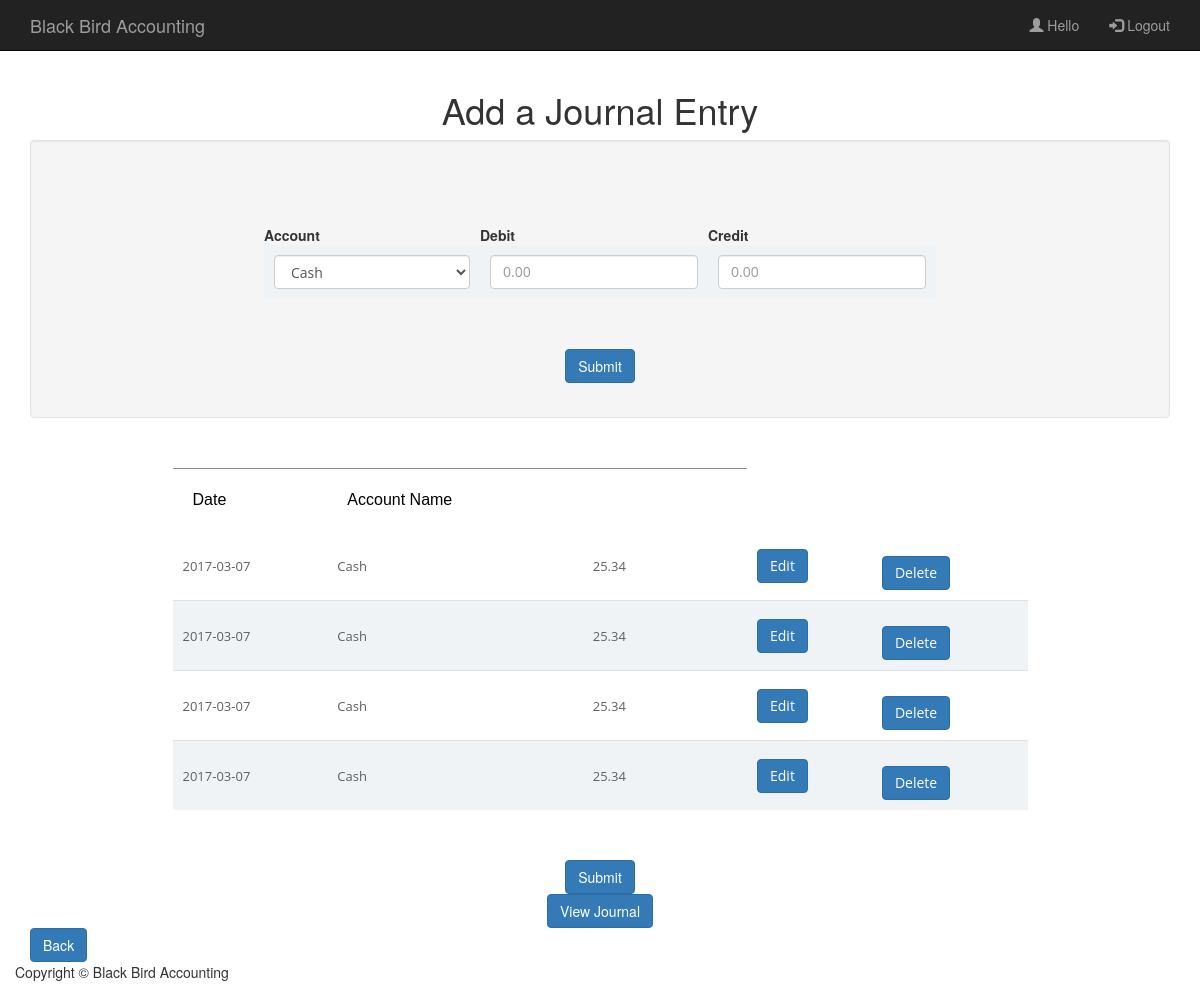
The app's page /JournalPage.php, older data.
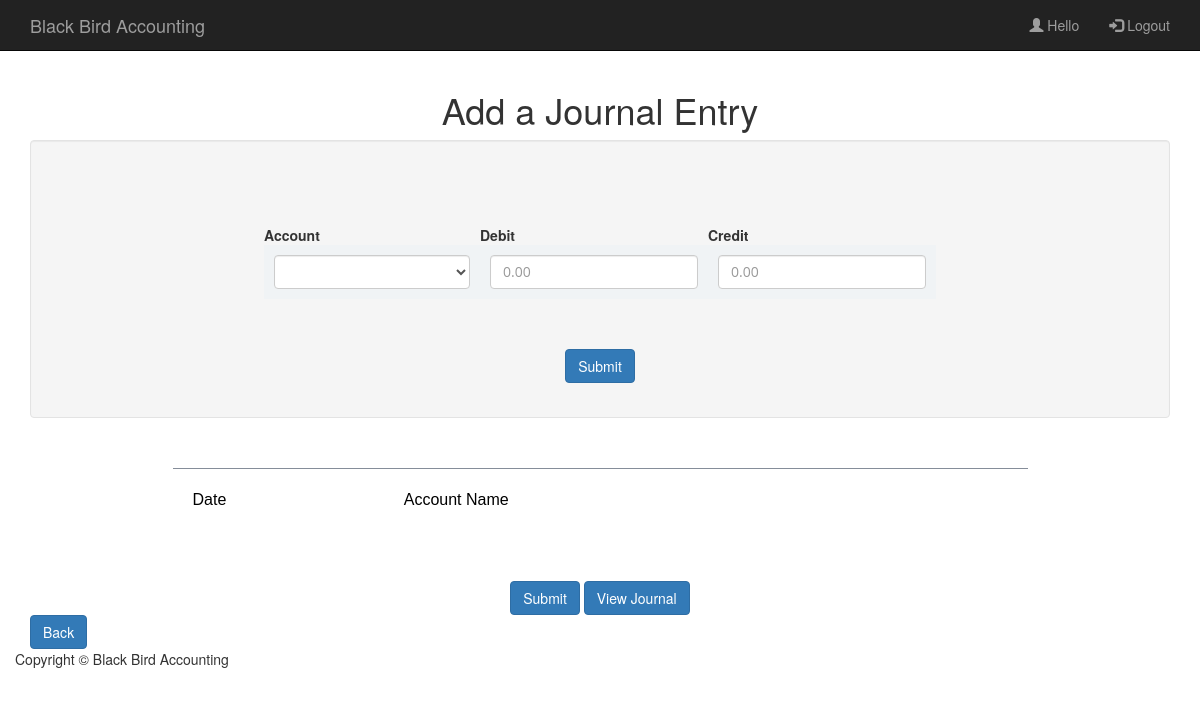
The same page, newer data.
### tables this page shows
CREATE TABLE `journaltemp` (
  `ID` int(11) NOT NULL,
  `Journal ID` varchar(50) DEFAULT NULL,
  `Account` varchar(50) DEFAULT NULL,
  `Debit` decimal(10,2) DEFAULT NULL,
  `Credit` decimal(10,2) DEFAULT NULL,
  `Date` date DEFAULT NULL
);

### JournalPage.php (the view, shortened to what the changed rows need)
<?php
 include 'php/journalFunct.php';
?>
<!DOCTYPE html>
<html lang="en">
<head>
  <link href="css/tables.css" rel="stylesheet">
  <link href="css/bootstrap.min.css" rel="stylesheet">
</head>
<body>
  <div class="container">
    <h1>Add a Journal Entry</h1>
      <div class="row">
        <div class="col-lg-12 text-center">
          <div class="well">
                  <div class="modal-body">
                    <form name="journalInput" action="JournalPage.php" method="POST">
                      <table>
                        <tr>
                          <th>Account</th>
                          <th>Debit</th>
                          <th>Credit</th>
                        </tr>
                        <tr>
                          <td>
                            <select class="form-control" name="Account">
                              <?php
                                $servername = "localhost";
                                $username = "root";
                                $password = "";
                                $con = mysqli_connect($servername,$username,$password);
                                mysqli_select_db($con,"application_domain");
                                $sql = "SELECT `Account Name` FROM chart_of_accounts WHERE `Account Name`  = `Account Name`";
                                $result = mysqli_query($con,$sql);
                                while ($row = mysqli_fetch_array($result)){
                                  echo "<option value= '". $row['Account Name'] ."'>" .$row['Account Name'] ."</option>" ;
                                }
                              ?>
                            </select>
                          </td>
                        </tr>
                      </table>
                    </form>
          </div>
                      </div>
   <form name="journalInput" action="JournalPage.php" method="POST">
                   <table class = "table-fill" width = "75%">
                  <thead>
                    <tr>
                      <th>Date</th>
                      <th>Account Name</th>
                      <th></th>
                      <th></th>
                    </tr>
                  </thead>
                  <tbody class = "table-hover">
                    <?php
                      loadJournaltemp();
                    ?>
                  </tbody>
               </table>
                </form>
      </div>
    </div>
</body>
</html>

### php/journalFunct.php (shortened to what the changed rows need)
<?php
function loadJournaltemp(){
	$servername = "localhost";
	$username = "root";
	$password = "";
	$con = mysqli_connect($servername,$username,$password);
	mysqli_select_db($con,"application_domain");
	$sql = "SELECT ID, Date, Account, Debit, Credit FROM journaltemp";
	$myData = mysqli_query($con,$sql);
	while($record = mysqli_fetch_array($myData)){
        $Credit = $record['Credit'];
        if($Credit == 0.00)
        {
    	 echo "<tr>";
    	 echo "<td class=\"text-left\">" . $record['Date'] . "</td>";
    	 echo "<td class=\"text-left\">" . $record["Account"] . "</td>";
    	 echo "<td class=\"text-left\">" . number_format($record['Debit'],2) . "</td>";
    	 echo "<td class=\"text-left\">"   ."</td>";
        }
         echo "<td><button type=\"button\" name=\"activateSaveModal\" class=\"btn btn-primary\" data-toggle=\"modal\" data-target=\"#editModal" . $record['ID'] . "\" data-whatever=\"@getbootstrap\">Edit</button></td>" .
             "<div class=\"modal fade\" id=\"editModal" . $record['ID'] . "\" tabindex=\"-1\" role=\"dialog\" aria-labelledby=\"editModalLabel\" aria-hidden=\"true\">" .
                 "<div class=\"modal-dialog\" role=\"document\">" .
                     "<div class=\"modal-content\">" .
                         "<div class=\"modal-header\">" .
                             "<h3 class=\"modal-title\" id=\"editModalLabel\">Edit an Account</h3>" .
                             "<button type=\"button\" class=\"close\" data-dismiss=\"modal\" aria-label=\"Close\">" .
                                 "<span aria-hidden=\"true\">&times;</span>" .
                             "</button>" .
                         "</div>" .
                         "<div class=\"modal-body\">" .
                             "<form name=\"editJournal\" action=\"php/journalFunct.php\" method=\"POST\" class=\"navbar-center\">" .
                                "<label>" . $record['Account'] . "</label>" .
                                 "<div class = \"form-group\">" .
                                     "<label>Debit</label> </br>" .
                                     "<input type=\"hidden\" name=\"ID\" value=\"" . $record['ID'] . "\"/>" .
                                     "<input id='groupText' name='Debit' type='text' value='" . $record['Debit'] . "'/>" .
                                 "</div>" .
                               "<div class = \"form-group\">" .
                                     "<label>Credit</label> </br>" .
                                     "<input id='groupText' name='Credit' type='text' value='" . $record['Credit'] . "'/>" .
                                 "</div>" .
                                 "</br>" .
                                 "<input type=\"submit\" value=\"Save\" class=\"btn btn-primary\" id=\"updateJournal\" name=\"updateJournal\">" .
                             "</form>" .
                         "</div>" .
                         "<div class=\"modal-footer\">" .
                         "</div>" .
                     "</div>" .
                 "</div>" .
             "</div>";
 echo "<td><form name=\"deleteFunct\" action=\"php/journalFunct.php\" method=\"POST\" class=\"navbar-center\">" .
                                 "<div class = \"form-group\">" .
                                     "<input type=\"hidden\" name=\"ID\" value=\"" . $record['ID'] . "\"/>" .
                                 "</div>" .
                                 "<input type=\"submit\" value=\"Delete\" class=\"btn btn-primary\" id=\"deleteFunct\" name=\"deleteFunct\">" .
                             "</form></td>";
    	 echo "</tr>";
	}
}
?>

Row changes from the older to the newer data that the page shows:
removed journaltemp: Date "2017-03-07", Account "Cash", Debit "25.34"
removed journaltemp: Date "2017-03-07", Account "Cash", Debit "25.34"
removed journaltemp: Date "2017-03-07", Account "Cash", Debit "25.34"
removed journaltemp: Date "2017-03-07", Account "Cash", Debit "25.34"
Text that changed along with them:
form field Account: "Cash" → (not shown)
